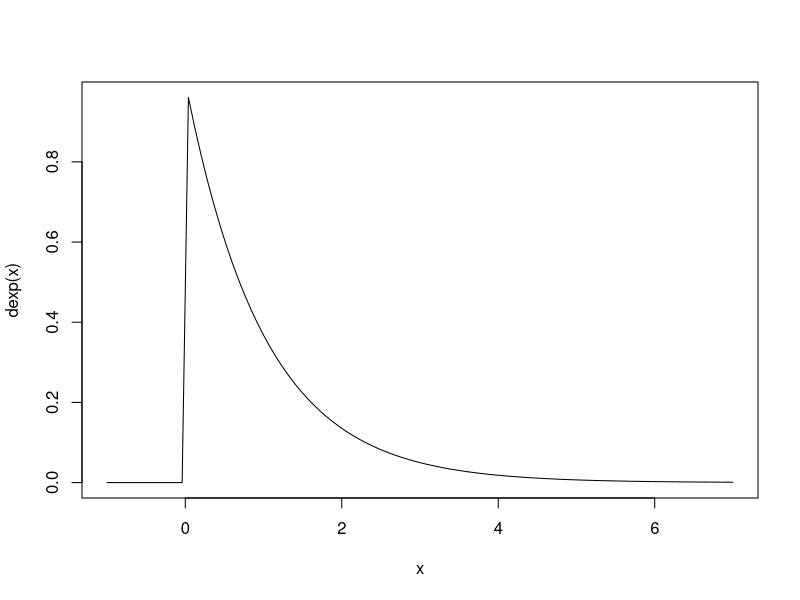
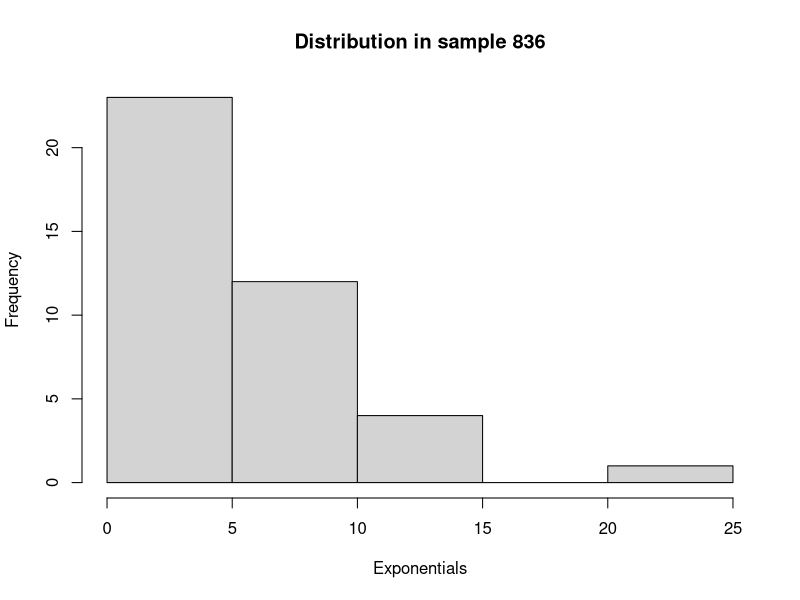
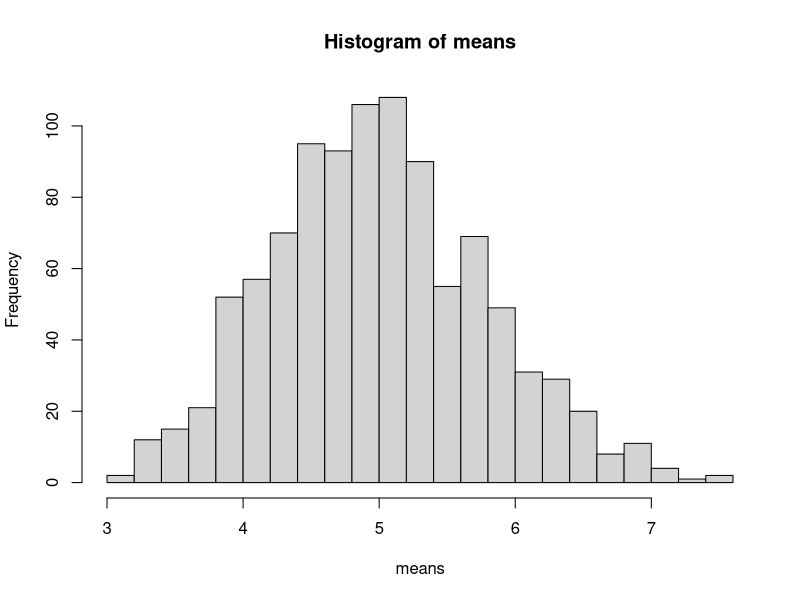
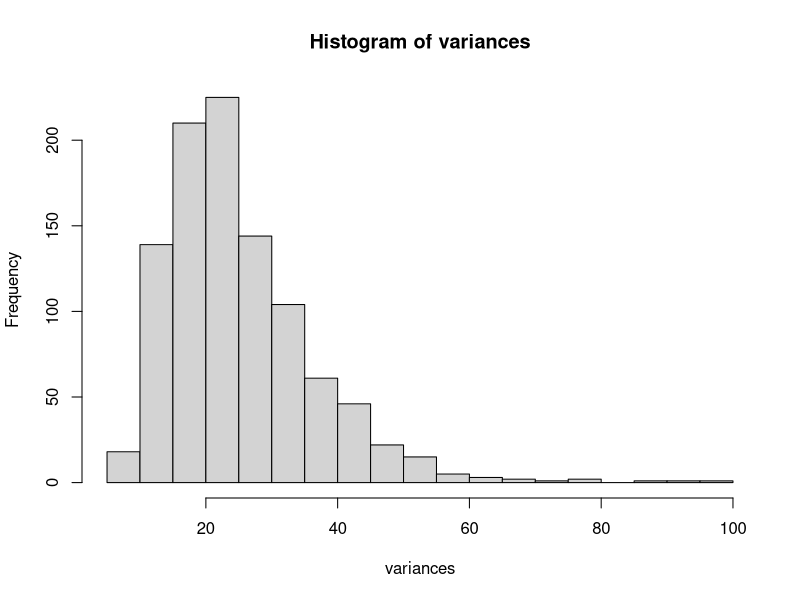

Write R code to recreate these figures, in order.
## ---- chunk 1
curve(dexp(x),-1,7)
## ---- chunk 2
lambda <- 0.2
dat <- list()
set.seed(1)
for(i in 1:1000) dat[[i]] <- rexp(40, lambda)
## ---- chunk 3
# Function to display simple difference indication
DifferenceWithTheory <- function(observed, theory) {
        difference <- observed/theory-1
        if(difference < 0.01)
                percentage <- abs(100*signif(difference,1))
        else
                percentage <- abs(round(100*difference))
        cat(paste0("Difference with theory is ", percentage,'%\n')) }
## ---- chunk 4
set.seed(1)
random.sample <- sample(1:1000,1)
hist(dat[[random.sample]],
     main=paste("Distribution in sample", random.sample),
     xlab="Exponentials")

(random.mean <- mean(dat[[random.sample]]))
# DifferenceWithTheory() function is hidden, it's just cosmetics to display %
DifferenceWithTheory(random.mean, 1/lambda)
(random.sd <- sd(dat[[random.sample]]))
DifferenceWithTheory(random.sd, 1/lambda)
## ---- chunk 5
means <- sapply(dat, mean)
(sample.mean <- mean(means))
DifferenceWithTheory(sample.mean, 1/lambda)
## ---- chunk 6
(means.variance <- var(means))
cat(paste("Variance of the means is", round(25/means.variance),
           "times smaller than variance of the population.\n"))
## ---- chunk 7
hist(means, breaks=25)
## ---- chunk 8
variances <- sapply(dat, var)
(mean.variance <- mean(variances))
DifferenceWithTheory(mean.variance, 1/lambda^2)
## ---- chunk 9
hist(variances, breaks=25)
